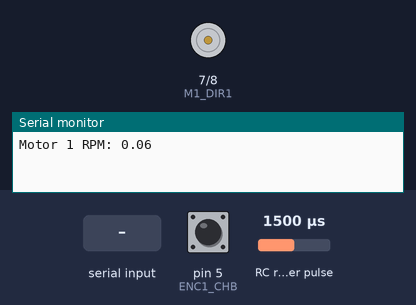
Bench run of a sketch on a simulated Arduino Uno, built with avr-gcc and run on an emulated ATmega328P. Shown: motor-driver pin pairs drawn as motors (green arrow = first pin HIGH = forward, orange = second pin HIGH = backward, longer = more drive, scaled by the enable pin), the last lines printed to the serial monitor. Wiring (inferred from the names in the program): RC receiver channel: data pin 3. The inputs (shaded band) are chosen by the test bench; at power-on: pin 5 (ENC1_CHB) HIGH, RC receiver pulse 1500 µs.

Above: at 1.2 s.
1.3 s: "90,45\n" received over Serial
At 2.5 s:
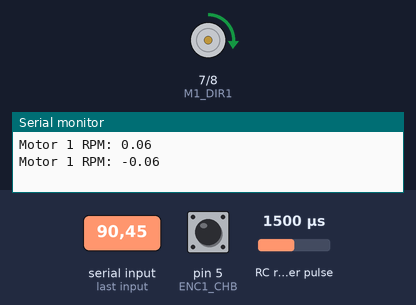
2.8 s: "30,150\n" received over Serial
At 3.7 s:
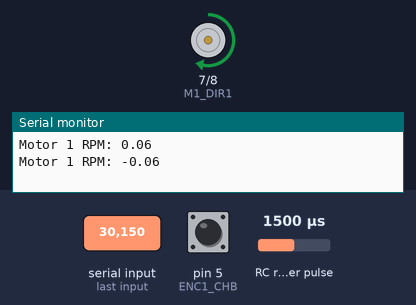
4.3 s: "200\n" received over Serial
At 4.7 s:
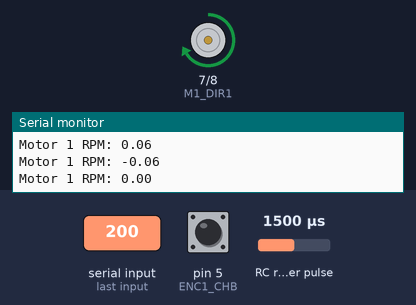
5.8 s: "90\n" received over Serial
At 7.0 s:
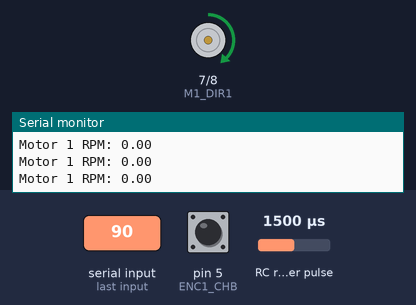
Timing chart, 0 to 8.3 s (numbered marks = the images above; inputs shaded):
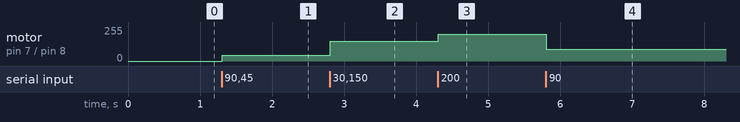

The sketch:

02_RPM_read.ino
```cpp
//RPM이 PWM 255 인가 시 130 RPM이 맞으나 L298N에서 전압강하로 인해 10V정도 나옴
// 12:130=10:X 를 풀어보면 108정도의 RPM이 최대값이 나옴
// 12는 뭐냐? 12V = 풀 전압 = PWM 255 = RPM 130 이라는 느낌

#define ENC1_CHA 3
#define ENC1_CHB 5
#define M1_PWM 6
#define M1_DIR1 7
#define M1_DIR2 8
#define PULSES_PER_ROTATION 1012

volatile long e1cnt = 0, lastE1Cnt = 0;
float rpm1 = 0.0;
int pwmValue = 0;
unsigned long lastMillis1 = 0;

void Enc1chA_ISR() {
  if (digitalRead(ENC1_CHA) == HIGH) {
    if (digitalRead(ENC1_CHB) == LOW) e1cnt--;
    else e1cnt++;
  } else {
    if (digitalRead(ENC1_CHB) == HIGH) e1cnt--;
    else e1cnt++;
  }
}

void setup() {
  Serial.begin(9600);
  pinMode(ENC1_CHA, INPUT);
  pinMode(ENC1_CHB, INPUT);
  pinMode(M1_PWM, OUTPUT);
  pinMode(M1_DIR1, OUTPUT);
  pinMode(M1_DIR2, OUTPUT);

  attachInterrupt(digitalPinToInterrupt(ENC1_CHA), Enc1chA_ISR, CHANGE);
}

void loop() {
  unsigned long currentMillis = millis();

  // 1초마다 RPM 계산
  if (currentMillis - lastMillis1 >= 1000) {
    float pulses = e1cnt - lastE1Cnt;
    rpm1 = pulses * 60.0 / PULSES_PER_ROTATION; // rpm 코드 작성
    lastE1Cnt = e1cnt;
    lastMillis1 = currentMillis;
    Serial.print("Motor 1 RPM: ");
    Serial.println(rpm1);
  }
  // 시리얼 입력 처리 (PWM 값 입력)
  if (Serial.available()) {
    int newPwm = Serial.parseInt();
    if (newPwm != 0 || Serial.peek() == '\n') {
      pwmValue = newPwm;
      controlMotor1(pwmValue);
    }
  }
}

// 모터 제어 함수
void controlMotor1(int pwm) {
  pwm = constrain(pwm, -255, 255);

  if (pwm > 0) {
    analogWrite(M1_PWM, pwm);
    digitalWrite(M1_DIR1, HIGH);
    digitalWrite(M1_DIR2, LOW);
  } else if (pwm < 0) {
    analogWrite(M1_PWM, -pwm);
    digitalWrite(M1_DIR1, LOW);
    digitalWrite(M1_DIR2, HIGH);
  } else {
    analogWrite(M1_PWM, 0);
    digitalWrite(M1_DIR1, LOW);
    digitalWrite(M1_DIR2, LOW);
  }
}
```

Measured:
- after the input at 1.3 s, motor on pin 7 (M1_DIR1) / pin 8 (M1_DIR2): stopped → forward 45/255 at once
- after the input at 2.8 s, motor on pin 7 (M1_DIR1) / pin 8 (M1_DIR2): forward 45/255 → forward 150/255 at once
- after the input at 4.3 s, motor on pin 7 (M1_DIR1) / pin 8 (M1_DIR2): forward 150/255 → forward 200/255 at once
- after the input at 5.8 s, motor on pin 7 (M1_DIR1) / pin 8 (M1_DIR2): forward 200/255 → forward 90/255 at once
